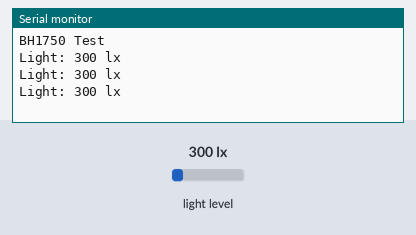
A sketch run on a simulated Arduino Uno, built with avr-gcc and run on an emulated ATmega328P. Parts: the last lines printed to the serial monitor. The inputs (shaded band) are chosen by the test bench; at power-on: light level 300 lx.

Above: at 1.3 s.
1.4 s: light level set to 40 lx
At 1.9 s:
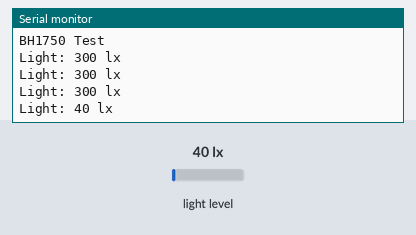
2.9 s: light level set to 500 lx
At 3.4 s:
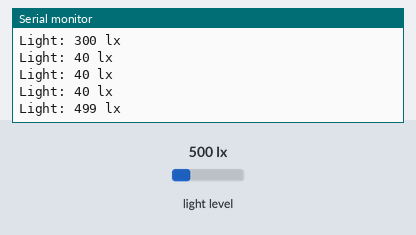
Timing chart, 0 to 5.9 s (numbered marks = the images above; inputs shaded):
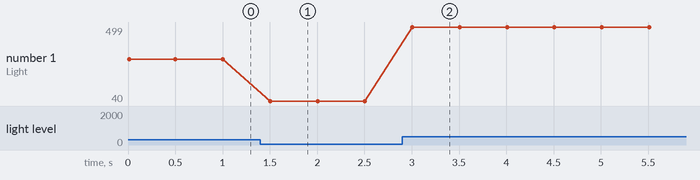

Measured:
- after the input at 1.4 s, the serial monitor: prints a new line after 0.10 s (image 1)
- after the input at 2.9 s, the serial monitor: prints a new line after 0.11 s (image 2)
- plotted number 1: 300 → 40 after the input at 1.4 s, 40 → 499 after the input at 2.9 s

The sketch:

LightIntensityv1.ino
```cpp
#include <Wire.h>
#include <BH1750.h>

BH1750 lightMeter;

void setup(){

  Serial.begin(9600);
  Wire.begin();

  lightMeter.begin();
  Serial.println(F("BH1750 Test"));

}

void loop() {

  uint16_t lux = lightMeter.readLightLevel();
  Serial.print("Light: ");
  Serial.print(lux);
  Serial.println(" lx");
  delay(500);

}
```
